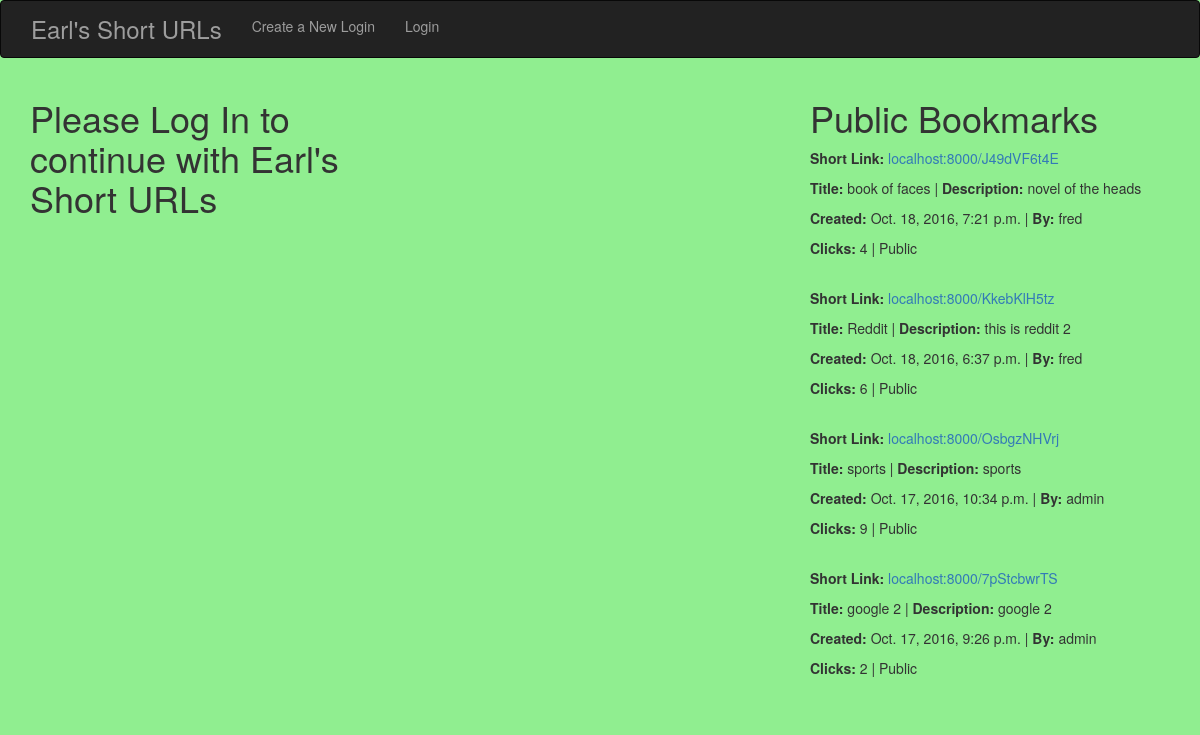
The page / on the database its author committed.
### short_app/models.py (models this page shows)
class Bookmark(models.Model):
    user = models.ForeignKey(User)
    title = models.CharField(max_length=50)
    description = models.CharField(max_length=100, null=True, blank=True)
    url = models.URLField()
    short_url = models.CharField(max_length=10, null=True, blank=True)
    created = models.DateTimeField(auto_now_add=True)
    private = models.BooleanField(default=False)
    def __str__(self):
        return self.title
    class Meta:
        ordering = ("-created",)
    def click_count(self):
        return self.click_set.count()

### short_app/views.py (the view, shortened to what this page needs)
# urls.py: url(r'^$', BookmarkCreateView.as_view(), name='bookmark_create_view'),
class BookmarkCreateView(CreateView):
    model = Bookmark
    success_url = reverse_lazy("bookmark_create_view")
    fields = ('title', 'description', 'url', 'private')
    def get_context_data(self, **kwargs):
        context = super().get_context_data(**kwargs)
        context["bookmark_list"] = Bookmark.objects.all()
        return context

### templates/short_app/bookmark_form.html
{% extends 'base.html' %}
{% block content %}
<div class="row">
    <div class="col-md-8">
        <div class="row">
        <div class="col-md-6">
        {% if request.user.is_authenticated %}
            <div class="panel panel-default">
                <div class="panel-heading">
                    <h3 class="panel-title">Give Earl your URL</h3>
                </div>
                 <div class="panel-body">
                    <form class="" action="" method="post">
                        {% csrf_token %}
                        {{ form.as_p }}
                        <input type="submit" name="" value="Shorty Up">
                    </form>
                </div>
            </div>
        </div>
        <div class="col-md-6">
                <h1>Your Bookmarks</h1>
                {% for bookmark in bookmark_list %}
                    {% if bookmark.user == user %}
                        <p>
                            <b>Short Link:</b> <a href="{% url 'short_view' bookmark.short_url %}">localhost:8000/{{ bookmark.short_url }}</a>
                        </p>
                        <p>
                            <b>Title: </b> {{ bookmark }} |
                            <b>Description: </b> {{ bookmark.description }}
                        </p>
                        <p>
                            <b>Created: </b> {{ bookmark.created }} |
                            <b>By:</b> {{ bookmark.user }}
                        </p>
                        <p>
                            <b>Clicks:</b> {{ bookmark.click_count }} |
                            {% if bookmark.user.id == user.id %}
                                <a href="{% url 'bookmark_update_view' bookmark.id %}">Edit</a>
                                {% else %}
                                    Public Link
                            {% endif %}
                        </p>
                    {% endif %}
                    <br><br>
                {% endfor %}
            {% else %}
                <h1>Please Log In to continue with Earl's Short URLs</h1>
        {% endif %}
        </div>
        </div>
    </div>
    <div class="col-md-4">
        <h1>Public Bookmarks</h1>
        {% for bookmark in bookmark_list %}
            {% if bookmark.private == False %}
                <p>
                    <b>Short Link:</b> <a href="{% url 'short_view' bookmark.short_url %}">localhost:8000/{{ bookmark.short_url }}</a>
                </p>
                <p>
                    <b>Title: </b> {{ bookmark }} |
                    <b>Description: </b> {{ bookmark.description }}
                </p>
                <p>
                    <b>Created: </b> {{ bookmark.created }} |
                    <b>By:</b> {{ bookmark.user }}
                </p>
                <p>
                    <b>Clicks:</b> {{ bookmark.click_count }} | Public
                <br><br>
            {% endif %}
        {% endfor %}
    </div>
</div>
{% endblock %}

### templates/base.html (style rules this page uses)
body { background-color: lightgreen; }

### rows shown on the page
Bookmark: short_url "J49dVF6t4E", title "book of faces", description "novel of the heads", created "Oct. 18, 2016, 7:21 p.m.", user "fred", click_count "4"
Bookmark: short_url "KkebKlH5tz", title "Reddit", description "this is reddit 2", created "Oct. 18, 2016, 6:37 p.m.", user "fred", click_count "6"
Bookmark: short_url "OsbgzNHVrj", title "sports", description "sports", created "Oct. 17, 2016, 10:34 p.m.", user "admin", click_count "9"
Bookmark: short_url "7pStcbwrTS", title "google 2", description "google 2", created "Oct. 17, 2016, 9:26 p.m.", user "admin", click_count "2"
